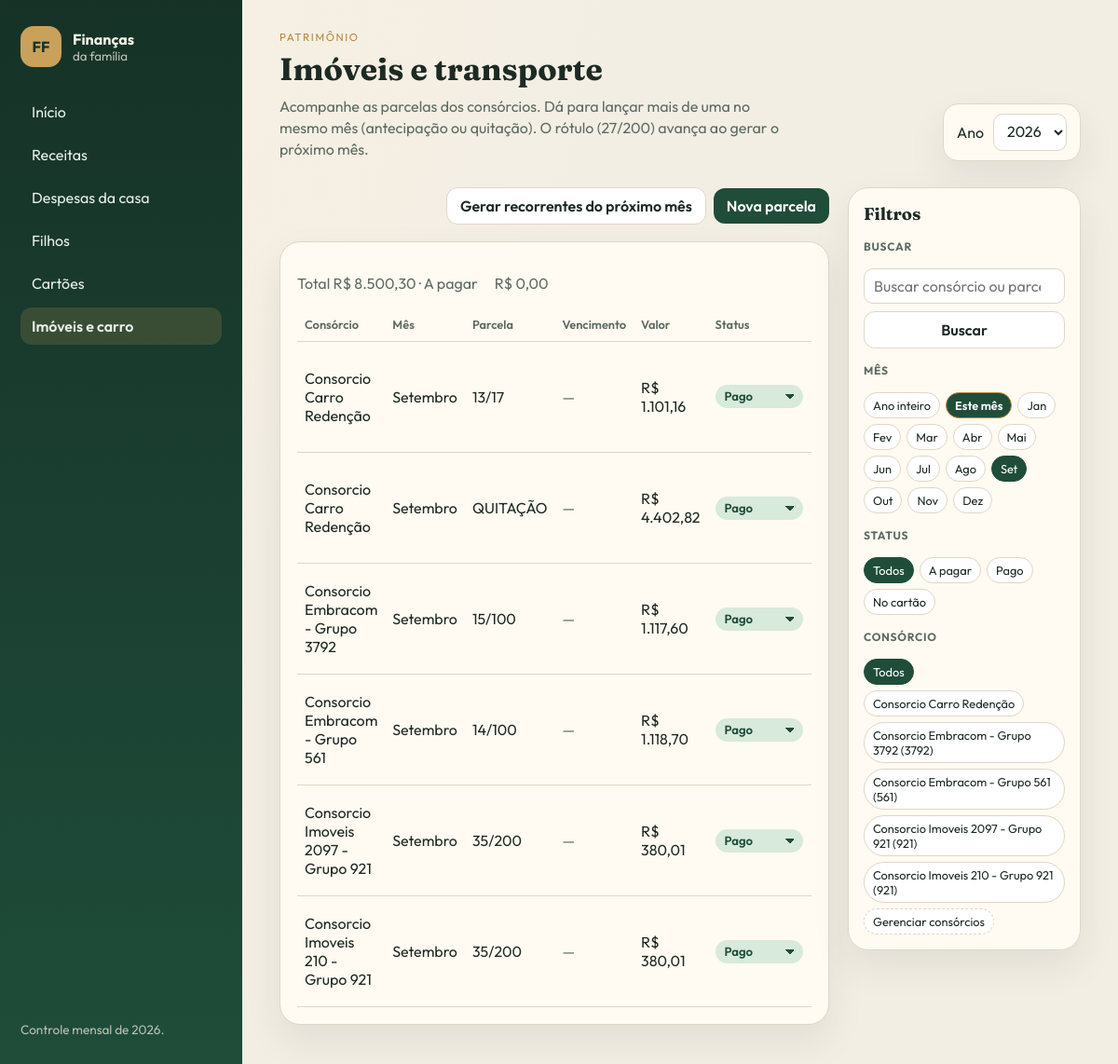
The page /imoveis-transporte/?mes=9&ano=2026 on the database its author committed.
### imoveis_transporte/models.py (models this page shows, shortened)
class Consorcio(models.Model):
    nome = models.CharField(max_length=120, unique=True)
    grupo = models.CharField(max_length=80, blank=True)
    total_parcelas = models.PositiveIntegerField(null=True, blank=True)
    class Meta:
        ordering = ['nome']
        verbose_name = 'Consórcio'
        verbose_name_plural = 'Consórcios'
    def __str__(self):
        if self.grupo:
            return f'{self.nome} ({self.grupo})'
        return self.nome

class ParcelaConsorcio(models.Model):
    consorcio = models.ForeignKey(
        Consorcio,
        on_delete=models.CASCADE,
        related_name='parcelas',
    )
    ano = models.PositiveIntegerField(default=ANO_PADRAO)
    mes = models.PositiveSmallIntegerField(choices=MESES)
    numero_parcela = models.PositiveIntegerField(null=True, blank=True)
    rotulo_parcela = models.CharField(max_length=20, blank=True)
    valor = models.DecimalField(max_digits=12, decimal_places=2)
    status = models.CharField(
        max_length=20,
        choices=STATUS_CHOICES,
        default=STATUS_ABERTO,
    )
    dia_vencimento = models.PositiveSmallIntegerField(
        null=True,
        blank=True,
        verbose_name='Dia de vencimento',
        help_text='Dia do mês em que vence (1 a 31).',
    )
    recorrente = models.BooleanField(
        default=False,
        verbose_name='Lançamento recorrente',
        help_text='Permite gerar automaticamente no mês seguinte.',
    )
    item_fatura = models.ForeignKey(
        'cartoes.ItemFatura',
        null=True,
        blank=True,
        on_delete=models.SET_NULL,
        related_name='parcelas_consorcio',
    )
    class Meta:
        ordering = ['ano', 'mes', 'consorcio__nome', 'numero_parcela', 'id']
        verbose_name = 'Parcela de consórcio'
        verbose_name_plural = 'Parcelas de consórcio'
    @property
    def data_vencimento(self):
        return data_do_dia(self.ano, self.mes, self.dia_vencimento)

### imoveis_transporte/views.py (the view)
# urls.py: path('', views.ParcelaListView.as_view(), name='lista'),
class ParcelaListView(MesPadraoMixin, ListView):
    model = ParcelaConsorcio
    template_name = 'imoveis_transporte/lista.html'
    context_object_name = 'parcelas'
    def get_queryset(self):
        qs = ParcelaConsorcio.objects.filter(ano=ano_request(self.request)).select_related(
            'consorcio', 'item_fatura__fatura__cartao'
        )
        consorcio = self.request.GET.get('consorcio')
        if consorcio:
            qs = qs.filter(consorcio_id=consorcio)
        return aplicar_busca_status(qs, self.request, ('consorcio__nome', 'rotulo_parcela'))
    def get_context_data(self, **kwargs):
        context = super().get_context_data(**kwargs)
        qs = context['parcelas']
        context['ano'] = ano_request(self.request)
        context['consorcios'] = Consorcio.objects.all()
        context['total'] = qs.aggregate(s=Sum('valor'))['s'] or 0
        context['a_pagar'] = qs.filter(status=STATUS_ABERTO).aggregate(s=Sum('valor'))['s'] or 0
        return context

### inicio/context_processors.py (called while the page is built)
def _anos_disponiveis(ano_selecionado):
    try:
        anos = list(Ano.objects.filter(ativo=True).values_list('numero', flat=True))
    except (OperationalError, ProgrammingError):
        anos = []
    if not anos:
        anos = list(range(ANO_PADRAO - 1, ANO_PADRAO + 3))
    if ano_selecionado not in anos:
        anos = sorted(anos + [ano_selecionado])
    return anos

def financeiro(request):
    try:
        ano = int(request.GET.get('ano', ANO_PADRAO))
    except (TypeError, ValueError):
        ano = ANO_PADRAO
    try:
        cartoes = list(Cartao.objects.values('id', 'nome'))
    except (OperationalError, ProgrammingError):
        cartoes = []
    hoje = date.today()
    return {
        'ano_selecionado': ano,
        'meses_nav': MESES,
        'anos_disponiveis': _anos_disponiveis(ano),
        'status_choices': STATUS_CHOICES,
        'status_pagamento': STATUS_PAGAMENTO,
        'status_receita': STATUS_RECEITA_CHOICES,
        'cartoes_json': cartoes,
        'hoje': hoje,
        'mes_atual': hoje.month,
        'ano_atual': hoje.year,
    }

### inicio/filtros.py (called while the page is built)
def ano_request(request):
    origem = request.GET if request.method == 'GET' else request.GET or request.POST
    try:
        return int(origem.get('ano', ANO_PADRAO))
    except (TypeError, ValueError):
        return ANO_PADRAO

def mes_request(request):
    valor = request.GET.get('mes') or request.POST.get('mes')
    if not valor or valor == MES_TODOS:
        return None
    try:
        mes = int(valor)
    except (TypeError, ValueError):
        return None
    return mes if 1 <= mes <= 12 else None

def redirect_mes_padrao(request):
    if request.method != 'GET' or 'mes' in request.GET:
        return None
    params = request.GET.copy()
    params['mes'] = str(date.today().month)
    if 'ano' not in params:
        params['ano'] = str(ano_request(request))
    return redirect(f'{request.path}?{params.urlencode()}')

def aplicar_busca_status(qs, request, search_fields):
    mes = mes_request(request)
    if mes:
        qs = qs.filter(mes=mes)
    status = request.GET.get('status')
    if status:
        qs = qs.filter(status=status)
    termo = (request.GET.get('q') or '').strip()
    if termo and search_fields:
        condicao = Q()
        for campo in search_fields:
            condicao |= Q(**{f'{campo}__icontains': termo})
        qs = qs.filter(condicao)
    return qs

### inicio/templatetags/financeiro.py (called while the page is built)
@register.simple_tag
def qs_set(request, chave, valor=''):
    return qs(request, **{chave: valor})

### templates/imoveis_transporte/lista.html (shortened to what this page needs)
{% extends "base.html" %}
{% load financeiro %}
{% block kicker %}Patrimônio{% endblock %}
{% block heading %}Imóveis e transporte{% endblock %}
{% block intro %}
    <p class="intro-pagina">Acompanhe as parcelas dos consórcios. Dá para lançar mais de uma no mesmo mês (antecipação ou quitação). O rótulo (27/200) avança ao gerar o próximo mês.</p>
{% endblock %}
{% block classe_corpo %}com-filtros{% endblock %}
{% block filtros %}
{% url 'imoveis_transporte:cadastros' as gerenciar_url %}
{% include "includes/barra_filtros.html" with busca_placeholder="Buscar consórcio ou parcela" status_opcoes=status_choices entidades=consorcios entidade_param="consorcio" entidade_todas="Consórcio" gerenciar_url=gerenciar_url gerenciar_label="Gerenciar consórcios" %}
{% endblock %}
{% block content %}
{% url 'imoveis_transporte:nova' as nova_url %}
{% url 'imoveis_transporte:gerar' as gerar_url %}
{% include "includes/acoes_lista.html" with nova_url=nova_url nova_label="Nova parcela" gerar_url=gerar_url %}
<div class="card">
    <p class="totais">Total {{ total|brl }} · A pagar <span data-a-pagar data-a-pagar-valor="{{ a_pagar }}">{{ a_pagar|brl }}</span></p>
    <div class="tabela-wrap">
        <table>
            <thead>
                <tr>
                    <th>Consórcio</th>
                    <th>Mês</th>
                    <th>Parcela</th>
                    <th>Vencimento</th>
                    <th>Valor</th>
                    <th>Status</th>
                </tr>
            </thead>
            <tbody>
                {% for parcela in parcelas %}
                    <tr>
                        <td>{{ parcela.consorcio.nome }}</td>
                        <td>{{ parcela.get_mes_display }}</td>
                        <td>
                            {{ parcela.rotulo_parcela|default:'—' }}
                        </td>
                        <td>{% include "includes/badge_vencimento.html" with objeto=parcela %}</td>
                        <td>{{ parcela.valor|brl }}</td>
                        <td>
                            {% url 'imoveis_transporte:status' parcela.pk as status_url %}
                            {% include "includes/seletor_status.html" with objeto=parcela url=status_url permite_cartao=True opcoes=status_choices valor=parcela.valor %}
                        </td>
                    </tr>
                {% empty %}
                    <tr>
                        <td colspan="7">
                            {% include "includes/empty_state.html" with mensagem="Nenhuma parcela neste recorte." url=nova_url rotulo="Cadastrar parcela" %}
                        </td>
                    </tr>
                {% endfor %}
            </tbody>
        </table>
    </div>
</div>
{% endblock %}

### templates/includes/barra_filtros.html (shortened to what this page needs)
{% load financeiro %}
<aside class="sidebar-filtros card">
    <h2>Filtros</h2>
    {% if not esconder_busca %}
        <form class="busca" method="get">
            <label class="rotulo-filtro" for="busca-q">Buscar</label>
            <input id="busca-q" type="search" name="q" value="{{ request.GET.q }}" placeholder="{{ busca_placeholder|default:'Buscar' }}">
            <button class="botao-secundario" type="submit">Buscar</button>
        </form>
    {% endif %}
    <div class="grupo-filtro">
        <p class="rotulo-filtro">Mês</p>
        <div class="chips chips-mes">
            <a href="?{% qs request mes='todos' %}" class="{% if request.GET.mes == 'todos' %}ativo{% endif %}">Ano inteiro</a>
            <a href="?{% qs request mes=mes_atual %}" class="chip-este-mes {% if request.GET.mes == mes_atual|stringformat:'s' %}ativo{% endif %}">Este mês</a>
            {% for numero, nome in meses_nav %}
                <a href="?{% qs request mes=numero %}" class="{% if request.GET.mes == numero|stringformat:'s' %}ativo{% endif %}">{{ nome|slice:':3' }}</a>
            {% endfor %}
        </div>
    </div>
    {% if status_opcoes %}
        <div class="grupo-filtro">
            <p class="rotulo-filtro">Status</p>
            <div class="chips chips-status">
                <a href="?{% qs request status='' %}" class="{% if not request.GET.status %}ativo{% endif %}">Todos</a>
                {% for codigo, rotulo in status_opcoes %}
                    <a href="?{% qs request status=codigo %}" class="{% if request.GET.status == codigo %}ativo{% endif %}">{{ rotulo }}</a>
                {% endfor %}
            </div>
        </div>
    {% endif %}
    {% if entidades %}
        <div class="grupo-filtro">
            <p class="rotulo-filtro">{{ entidade_todas|default:'Cadastro' }}</p>
            <div class="chips chips-entidade">
                <a href="?{% qs_set request entidade_param '' %}" class="{% if not request.GET|get_item:entidade_param %}ativo{% endif %}">Todos</a>
                {% for item in entidades %}
                    <a href="?{% qs_set request entidade_param item.pk %}" class="{% if request.GET|get_item:entidade_param == item.pk|stringformat:'s' %}ativo{% endif %}">{{ item }}</a>
                {% endfor %}
                {% if gerenciar_url %}
                    <a class="chip-gerenciar" href="{{ gerenciar_url }}">{{ gerenciar_label|default:'Gerenciar' }}</a>
                {% endif %}
            </div>
        </div>
    {% endif %}
</aside>

### templates/includes/badge_vencimento.html
{% load financeiro %}
{% if objeto.data_vencimento %}
    <span class="vencimento {% if objeto.situacao_vencimento %}vencimento-{{ objeto.situacao_vencimento }}{% endif %}">
        {{ objeto.data_vencimento|data_br }}
        {% if objeto.situacao_vencimento == 'atrasada' %}<small>Atrasada</small>{% endif %}
        {% if objeto.situacao_vencimento == 'vence_hoje' %}<small>Vence hoje</small>{% endif %}
    </span>
{% else %}
    <span class="muted">—</span>
{% endif %}

### templates/includes/seletor_status.html
{% load financeiro %}
<select
    class="seletor-status {{ objeto.status|status_classe }}"
    data-url="{{ url }}"
    data-status-atual="{{ objeto.status }}"
    data-permite-cartao="{% if permite_cartao %}1{% else %}0{% endif %}"
    data-valor="{{ valor }}"
    data-aberto="{% if objeto.status == 'aberto' or objeto.status == 'previsto' %}1{% else %}0{% endif %}"
    aria-label="Status"
>
    {% for codigo, rotulo in opcoes %}
        <option value="{{ codigo }}" {% if objeto.status == codigo %}selected{% endif %}>{{ rotulo }}</option>
    {% endfor %}
</select>

### static/css/app.css (style rules this page uses)
:root { --bg: #f3eee4; --paper: #fffaf2; --ink: #1d2a24; --muted: #5d6b63; --line: #e0d6c6; --forest: #1f4d3a; --forest-2: #2f6a50; --sage: #d7eadc; --gold: #b8873a; --terracotta: #b85a38; --ok: #2f6a50; --warn: #b85a38; --card: #c9782b; --shadow: 0 18px 40px rgba(31, 44, 36, 0.08); }
* { box-sizing: border-box; }
html, body { margin: 0; padding: 0; }
body { font-family: Outfit, sans-serif; background: radial-gradient(circle at top left, #f8f1e3, var(--bg) 40%); color: var(--ink); }
a { color: inherit; }
.conteudo-corpo.com-filtros .sidebar-filtros { grid-area: filtros; }
h1, h2, h3 { font-family: Fraunces, serif; margin: 0; }
.filtro-ano select, .form-control, .form-select, input, select, textarea { font: inherit; border: 1px solid var(--line); border-radius: 10px; padding: 8px 10px; background: white; color: var(--ink); }
.card { background: var(--paper); border: 1px solid var(--line); border-radius: 22px; padding: 18px; box-shadow: var(--shadow); }
.muted { color: var(--muted); }
.badge, .status-aberto, .status-fechado, .status-cartao { display: inline-flex; align-items: center; border-radius: 999px; padding: 3px 10px; font-size: 0.78rem; font-weight: 600; }
.status-fechado { background-color: var(--sage); color: var(--forest); }
.seletor-status { font: inherit; font-size: 0.82rem; font-weight: 600; border: 0; border-radius: 999px; padding: 5px 10px; cursor: pointer; appearance: none; background-image: linear-gradient(45deg, transparent 50%, currentColor 50%), linear-gradient(135deg, currentColor 50%, transparent 50%); background-position: calc(100% - 14px) 50%, calc(100% - 9px) 50%; background-size: 5px 5px, 5px 5px; background-repeat: no-repeat; padding-right: 24px; }
.acoes-pagina, .chips, .acoes { display: flex; flex-wrap: wrap; gap: 8px; align-items: center; }
.botao, button, .botao-secundario, .botao-perigo { display: inline-flex; align-items: center; justify-content: center; text-decoration: none; border: 0; cursor: pointer; border-radius: 12px; padding: 9px 14px; font: inherit; font-weight: 600; }
.botao-secundario { background: white; border: 1px solid var(--line); color: var(--ink); }
.chips a, .chip { text-decoration: none; background: white; border: 1px solid var(--line); border-radius: 999px; padding: 6px 12px; font-size: 0.85rem; }
.chips a.ativo { background: var(--forest); color: white; border-color: var(--forest); }
.tabela-wrap { overflow-x: auto; }
table { width: 100%; border-collapse: collapse; }
th, td { text-align: left; padding: 10px 8px; border-bottom: 1px solid var(--line); vertical-align: middle; }
th { font-size: 0.8rem; color: var(--muted); font-weight: 600; }
.totais { display: flex; gap: 18px; color: var(--muted); flex-wrap: wrap; }
.intro-pagina { margin: 8px 0 0; color: var(--muted); max-width: 52ch; line-height: 1.45; }
.sidebar-filtros { position: sticky; top: 20px; display: grid; gap: 16px; padding: 16px; }
.sidebar-filtros h2 { font-size: 1.15rem; }
.rotulo-filtro { margin: 0 0 8px; font-size: 0.75rem; font-weight: 700; letter-spacing: 0.06em; text-transform: uppercase; color: var(--muted); }
.grupo-filtro { display: grid; gap: 8px; }
.busca { display: grid; gap: 8px; }
.busca input[type="search"] { width: 100%; }
.sidebar-filtros .chips { display: flex; flex-wrap: wrap; gap: 6px; }
.sidebar-filtros .chips a, .sidebar-filtros .chip { padding: 5px 9px; font-size: 0.8rem; }
.chip-este-mes { border-color: var(--gold) !important; color: var(--gold); font-weight: 600; }
.chip-este-mes.ativo { background: var(--gold); color: #163227; border-color: var(--gold) !important; }
.chip-gerenciar { border-style: dashed !important; }

### rows shown on the page
Consorcio: grupo+nome "Consorcio Carro Redenção"
Consorcio: grupo+nome "Consorcio Embracom - Grupo 3792 (3792)"
Consorcio: grupo+nome "Consorcio Embracom - Grupo 561 (561)"
Consorcio: grupo+nome "Consorcio Imoveis 2097 - Grupo 921 (921)"
Consorcio: grupo+nome "Consorcio Imoveis 210 - Grupo 921 (921)"
ParcelaConsorcio: consorcio.nome "Consorcio Carro Redenção", mes "Setembro", rotulo_parcela "13/17", valor|brl "R$ 1.101,16", status+valor "Pago"
ParcelaConsorcio: consorcio.nome "Consorcio Carro Redenção", mes "Setembro", rotulo_parcela "QUITAÇÃO", valor|brl "R$ 4.402,82", status+valor "Pago"
ParcelaConsorcio: consorcio.nome "Consorcio Embracom - Grupo 3792", mes "Setembro", rotulo_parcela "15/100", valor|brl "R$ 1.117,60", status+valor "Pago"
ParcelaConsorcio: consorcio.nome "Consorcio Embracom - Grupo 561", mes "Setembro", rotulo_parcela "14/100", valor|brl "R$ 1.118,70", status+valor "Pago"
ParcelaConsorcio: consorcio.nome "Consorcio Imoveis 2097 - Grupo 921", mes "Setembro", rotulo_parcela "35/200", valor|brl "R$ 380,01", status+valor "Pago"
ParcelaConsorcio: consorcio.nome "Consorcio Imoveis 210 - Grupo 921", mes "Setembro", rotulo_parcela "35/200", valor|brl "R$ 380,01", status+valor "Pago"

### other values the page prints
{{ ano_selecionado }} "2026"
{{ nome|slice:':3' }} "Jan" "Fev" "Mar" "Abr" "Mai" "Jun" "Jul" "Ago" "Set" "Out" "Nov" "Dez"
{{ rotulo }} "A pagar" "Pago" "No cartão"
{{ entidade_todas|default:'Cadastro' }} "CONSÓRCIO"
{{ gerenciar_label|default:'Gerenciar' }} "Gerenciar consórcios"
{{ nova_label }} "Nova parcela"
{{ total|brl }} "R$ 8.500,30"
{{ a_pagar|brl }} "R$ 0,00"
form field ano "2026"
